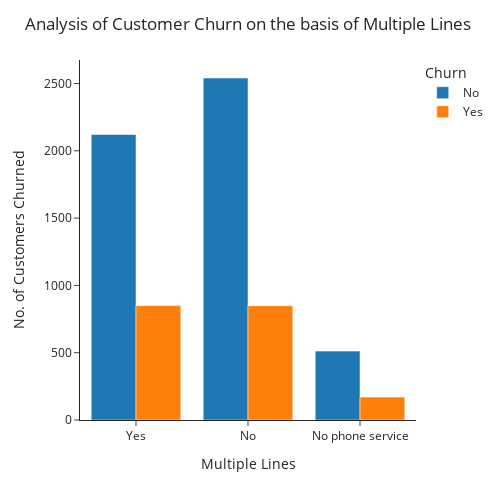

This figure's notebook cell:
### Markdown cell above
<font size=5><p style="color:purple"> Analysis of Churned Customer based on Multiple Connection<font size=2>
> <b><p style="color:#9C9DA1"> Conclusion :</b> No. of churned customers who have taken multiple connections as well as who didn't took muliple lines are approx same.

### Code cell
ml = pd.DataFrame(df.groupby(['Churn', 'MultipleLines']).ID.count())
ml.reset_index(inplace = True)
ml.rename(columns = {'ID' : 'Count'}, inplace = True)

fig = px.bar(ml, x='MultipleLines', y = 'Count', color='Churn', barmode='group', template='simple_white',
            category_orders={ # replaces default order by column name
                "MultipleLines": ["Yes", 'No', "No phone service"]})

fig.update_layout(height = 500,
                  width = 500,
                  title='Analysis of Customer Churn on the basis of Multiple Lines',
                  xaxis_title = 'Multiple Lines',
                  yaxis_title = 'No. of Customers Churned')

fig.update_traces(hovertemplate="<br>".join([
        "Multiple Lines : %{x}",
        "No. of Customers : %{y}"]))
fig.show()

### Figure 1 — Plotly figure (JSON) as saved in the notebook; plotly's stock layout.template omitted (floating-point values rounded to 4 significant figures)
{"data": [{"alignmentgroup": "True", "hovertemplate": "Multiple Lines : %{x}<br>No. of Customers : %{y}", "legendgroup": "No", "marker": {"color": "#1F77B4", "pattern": {"shape": ""}}, "name": "No", "offsetgroup": "No", "orientation": "v", "showlegend": true, "textposition": "auto", "type": "bar", "x": ["No", "No phone service", "Yes"], "xaxis": "x", "y": [2541, 512, 2121], "yaxis": "y"}, {"alignmentgroup": "True", "hovertemplate": "Multiple Lines : %{x}<br>No. of Customers : %{y}", "legendgroup": "Yes", "marker": {"color": "#FF7F0E", "pattern": {"shape": ""}}, "name": "Yes", "offsetgroup": "Yes", "orientation": "v", "showlegend": true, "textposition": "auto", "type": "bar", "x": ["No", "No phone service", "Yes"], "xaxis": "x", "y": [849, 170, 850], "yaxis": "y"}], "layout": {"barmode": "group", "height": 500, "legend": {"title": {"text": "Churn"}, "tracegroupgap": 0}, "margin": {"t": 60}, "title": {"text": "Analysis of Customer Churn on the basis of Multiple Lines"}, "width": 500, "xaxis": {"anchor": "y", "categoryarray": ["Yes", "No", "No phone service"], "categoryorder": "array", "domain": [0, 1], "title": {"text": "Multiple Lines"}}, "yaxis": {"anchor": "x", "domain": [0, 1], "title": {"text": "No. of Customers Churned"}}}}
